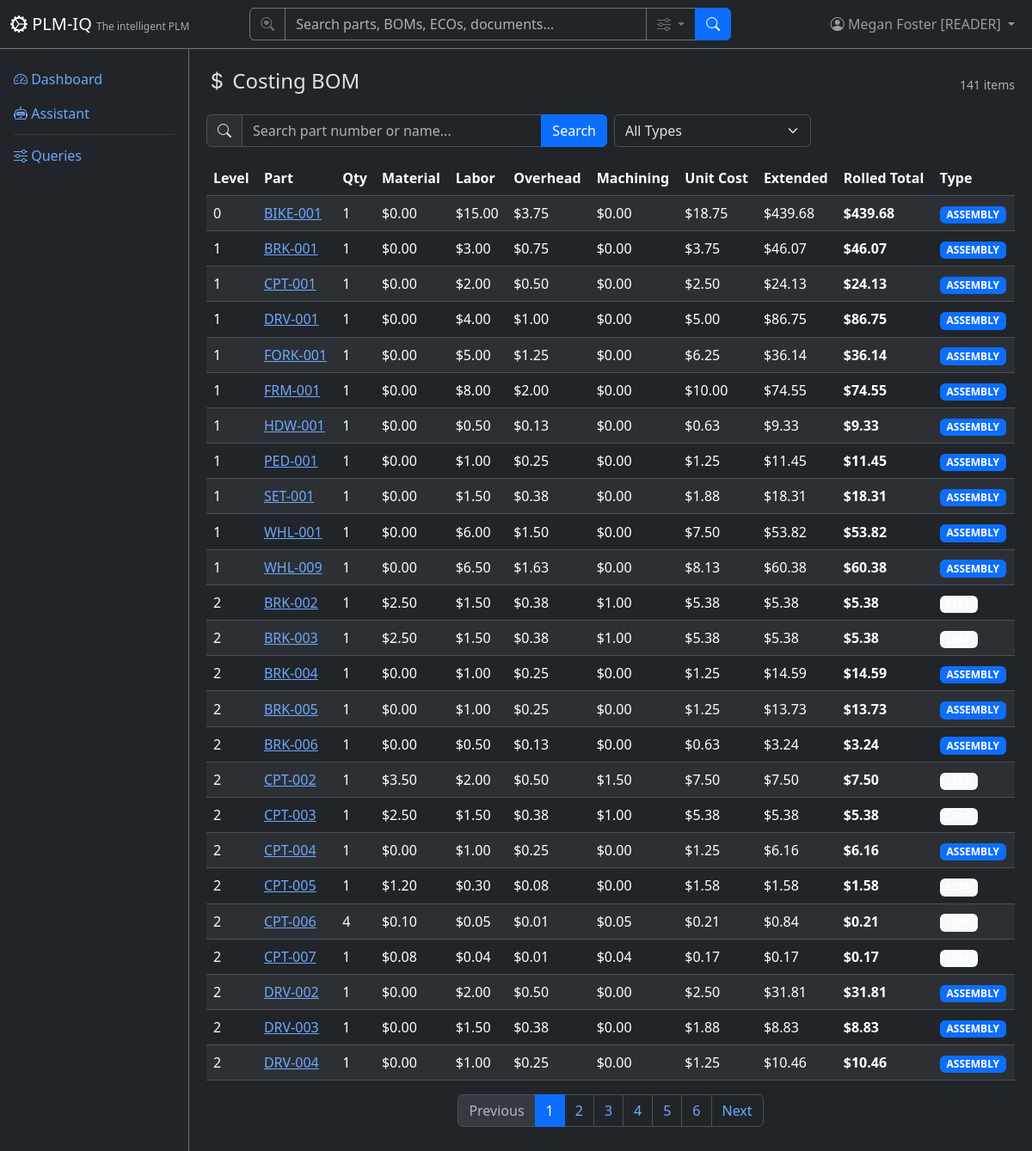
Before: /costing (signed in) with the older database file.
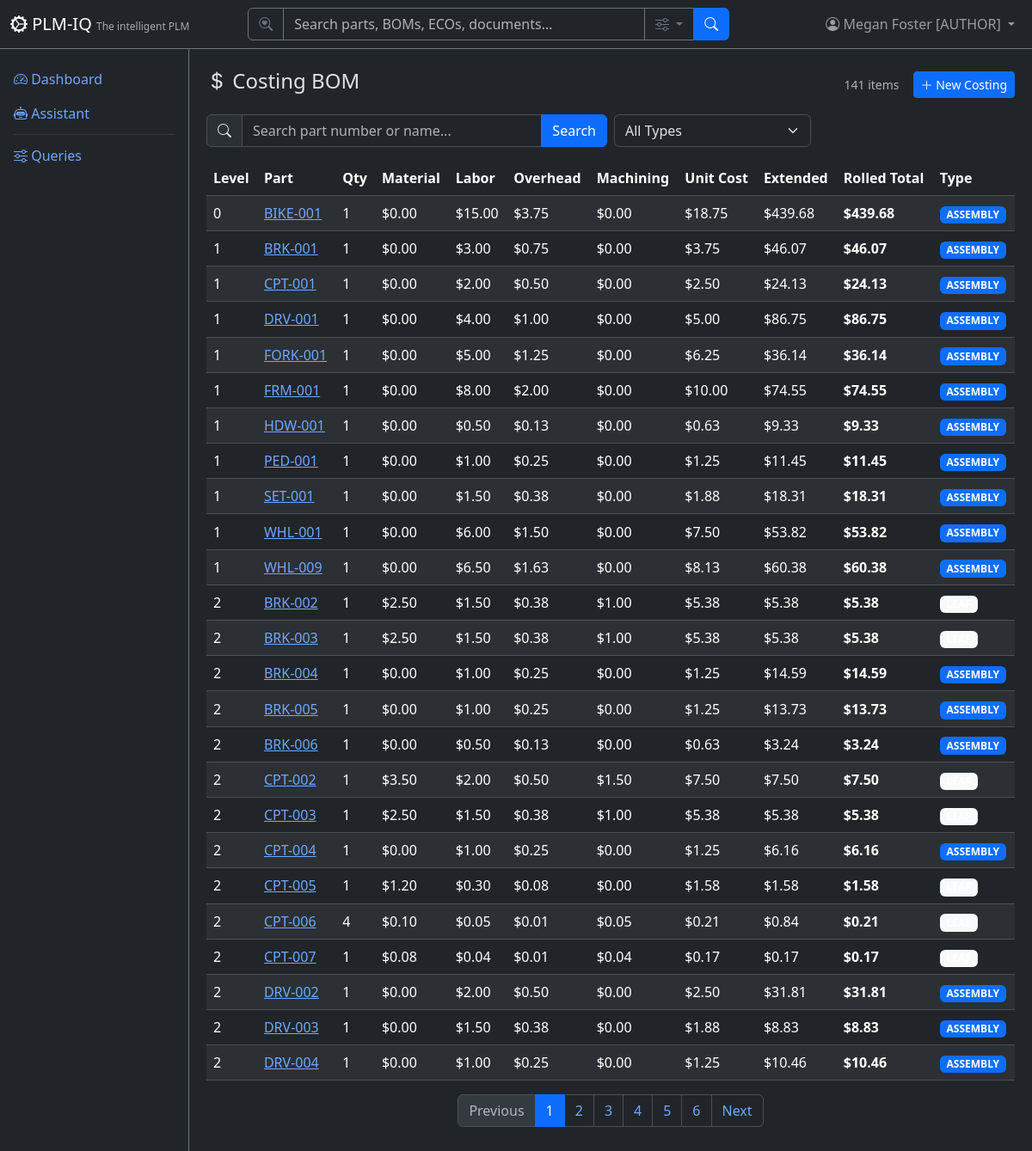
After: the same page with the newer database file.
### app/models/tenant_user.py (models this page shows)
class User(Base):
    __tablename__ = "users"
    user_id = Column("user_id", Integer, primary_key=True, autoincrement=True)
    username = Column("username", String, unique=True, nullable=False)
    full_name = Column("full_name", String, nullable=False)
    email = Column("email", String)
    password_hash = Column("password_hash", String, nullable=False, default="")
    tenant_id = Column("tenant_id", Integer, ForeignKey("tenants.tenant_id"), nullable=False, default=1)
    is_active = Column("is_active", Boolean, default=True)
    created_date = Column("created_date", String)
    role = Column("role", String, default="reader")
    tenant = relationship("Tenant", back_populates="users")
    favorites = relationship("Favorite", back_populates="user")

### app/routers/costing.py (the view)
@router.get("", response_class=HTMLResponse)
def list_costing(
    request: Request,
    q: Optional[str] = Query(None, description="Search by part number or name"),
    cost_type: Optional[str] = Query(None, description="Filter by cost type"),
    page: int = Query(1, ge=1),
    db: Session = Depends(get_db),
):
    user = require_user(request, db)
    ctx = auth_context(request, db)
    query = db.query(CostingBomItem)
    if q:
        query = query.filter(
            or_(
                CostingBomItem.part_number.ilike(f"%{q}%"),
                CostingBomItem.part_name.ilike(f"%{q}%"),
            )
        )
    if cost_type:
        query = query.filter(CostingBomItem.cost_type == cost_type)
    total = query.count()
    offset = (page - 1) * DEFAULT_PAGE_SIZE
    items = query.order_by(CostingBomItem.level, CostingBomItem.part_number).offset(offset).limit(DEFAULT_PAGE_SIZE).all()
    return HTMLResponse(content=render(
        "costing/list.html",
        **ctx,
        items=items,
        page=page,
        total=total,
        pages=(total + DEFAULT_PAGE_SIZE - 1) // DEFAULT_PAGE_SIZE,
        q=q or "",
        cost_type_filter=cost_type or "",
    ))

### app/templates/costing/list.html (shortened to what this page needs)
{% extends "base.html" %}
{% block content %}
<div class="d-flex justify-content-between align-items-center mb-3">
    <h4><i class="bi bi-currency-dollar"></i> Costing BOM</h4>
    <div class="d-flex align-items-center gap-3">
        <span class="text-muted small">{{ total }} items</span>
        {% if current_user and current_user.role == 'author' %}
        <a href="/costing/new" class="btn btn-sm btn-primary"><i class="bi bi-plus-lg"></i> New Costing</a>
        {% endif %}
    </div>
</div>
<form method="GET" class="row g-2 mb-3">
    <div class="col-md-6">
        <div class="input-group">
            <span class="input-group-text"><i class="bi bi-search"></i></span>
            <input type="text" name="q" class="form-control" placeholder="Search part number or name..." value="{{ q }}">
            <button class="btn btn-primary" type="submit">Search</button>
        </div>
    </div>
    <div class="col-md-3">
        <select name="cost_type" class="form-select" onchange="this.form.submit()">
            <option value="">All Types</option>
        </select>
    </div>
</form>
<div class="table-responsive">
    <table class="table table-striped table-hover align-middle">
        <thead class="table-dark">
            <tr><th>Level</th><th>Part</th><th>Qty</th><th>Material</th><th>Labor</th><th>Overhead</th><th>Machining</th><th>Unit Cost</th><th>Extended</th><th>Rolled Total</th><th>Type</th></tr>
        </thead>
        <tbody>
            {% for item in items %}
            <tr>
                <td>{{ item.level }}</td>
                <td><a href="/parts/{{ item.part_number }}">{{ item.part_number }}</a></td>
                <td>{{ item.qty }}</td>
                <td>{{ item.material_cost|currency }}</td>
                <td>{{ item.labor_cost|currency }}</td>
                <td>{{ item.overhead_cost|currency }}</td>
                <td>{{ item.machining_cost|currency }}</td>
                <td>{{ item.unit_cost|currency }}</td>
                <td>{{ item.extended_cost|currency }}</td>
                <td><strong>{{ item.rolled_total|currency }}</strong></td>
                <td><span class="badge bg-{% if item.cost_type == 'LEAF' %}light{% else %}primary{% endif %} badge-status">{{ item.cost_type }}</span></td>
            </tr>
            {% else %}
            <tr><td colspan="11" class="text-center text-muted py-4">No costing data.</td></tr>
            {% endfor %}
        </tbody>
    </table>
</div>
{% if pages > 1 %}
<nav><ul class="pagination justify-content-center">
    <li class="page-item {% if page <= 1 %}disabled{% endif %}">
        <a class="page-link" href="?page={{ page - 1 }}{% if q %}&q={{ q }}{% endif %}{% if cost_type_filter %}&cost_type={{ cost_type_filter }}{% endif %}">Previous</a>
    </li>
    {% for p in range(1, pages + 1) %}
    <li class="page-item {% if p == page %}active{% endif %}"><a class="page-link" href="?page={{ p }}{% if q %}&q={{ q }}{% endif %}{% if cost_type_filter %}&cost_type={{ cost_type_filter }}{% endif %}">{{ p }}</a></li>
    {% endfor %}
    <li class="page-item {% if page >= pages %}disabled{% endif %}">
        <a class="page-link" href="?page={{ page + 1 }}{% if q %}&q={{ q }}{% endif %}{% if cost_type_filter %}&cost_type={{ cost_type_filter }}{% endif %}">Next</a>
    </li>
</ul></nav>
{% endif %}
{% endblock %}

### app/templates/base.html (shortened to what this page needs)
<!DOCTYPE html>
<html lang="en" data-bs-theme="dark">
<head>
    <link href="https://cdn.jsdelivr.net/npm/bootstrap@5.3.3/dist/css/bootstrap.min.css" rel="stylesheet">
    <link href="https://cdn.jsdelivr.net/npm/bootstrap-icons@1.11.3/font/bootstrap-icons.css" rel="stylesheet">
</head>
<body>
    <nav class="navbar navbar-expand-md navbar-dark bg-dark fixed-top border-bottom border-secondary">
        <div class="container-fluid">
            <a class="navbar-brand" href="/">
                <i class="bi bi-gear-wide-connected"></i> PLM-IQ
                <small class="d-none d-md-inline">The intelligent PLM</small>
            </a>
            <div class="collapse navbar-collapse" id="navMenu">
                {% if current_user %}
                <form class="d-flex mx-auto my-2 my-md-0" role="search" action="/search" method="get" style="width: 100%; max-width: 560px;">
                    <div class="input-group">
                        <span class="input-group-text bg-dark border-secondary text-secondary"><i class="bi bi-search-heart"></i></span>
                        <input type="search" name="q" class="form-control bg-dark text-light border-secondary" placeholder="Search parts, BOMs, ECOs, documents…" aria-label="Search">
                        <button class="btn btn-outline-secondary dropdown-toggle" type="button" data-bs-toggle="dropdown" data-bs-auto-close="outside" title="Search options">
                            <i class="bi bi-sliders"></i>
                        </button>
                        <button class="btn btn-primary" type="submit"><i class="bi bi-search"></i></button>
                    </div>
                </form>
                {% endif %}
                <ul class="navbar-nav ms-auto align-items-center">
                    {% if current_user %}
                    <li class="nav-item dropdown">
                        <a class="nav-link dropdown-toggle position-relative" href="#" role="button" data-bs-toggle="dropdown" aria-label="Profile Menu" title="Profile Menu">
                            <i class="bi bi-person-circle"></i>
                            <span class="d-none d-md-inline">{{ current_user.full_name }} [{{ current_user.role|upper if current_user.role else 'SUPERUSER' }}]</span>
                        </a>
                    </li>
                    {% else %}
                    <li class="nav-item">
                        <a class="nav-link" href="/login"><i class="bi bi-box-arrow-in-right"></i> Sign In</a>
                    </li>
                    {% endif %}
                </ul>
            </div>
        </div>
    </nav>
    <div class="sidebar bg-dark border-end border-secondary pt-3">
        <ul class="nav nav-pills flex-column">
            <li class="nav-item">
                <a class="nav-link" href="/"><i class="bi bi-speedometer2"></i> Dashboard</a>
            </li>
            <li class="nav-item">
                <a class="nav-link" href="/assistant"><i class="bi bi-robot"></i> Assistant</a>
            </li>
            <li class="nav-item">
                <hr class="nav-divider my-1 mx-3 border-secondary">
            </li>
            <li class="nav-item">
                <a class="nav-link" href="/queries"><i class="bi bi-sliders"></i> Queries</a>
            </li>
        </ul>
    </div>
    <div class="main-content">
        {% block content %}{% endblock %}
    </div>
</body>
</html>

Changed rows visible on the page:
changed User "Megan Foster": role "READER" → "AUTHOR"
Other visible differences:
text now shown: "New Costing"
